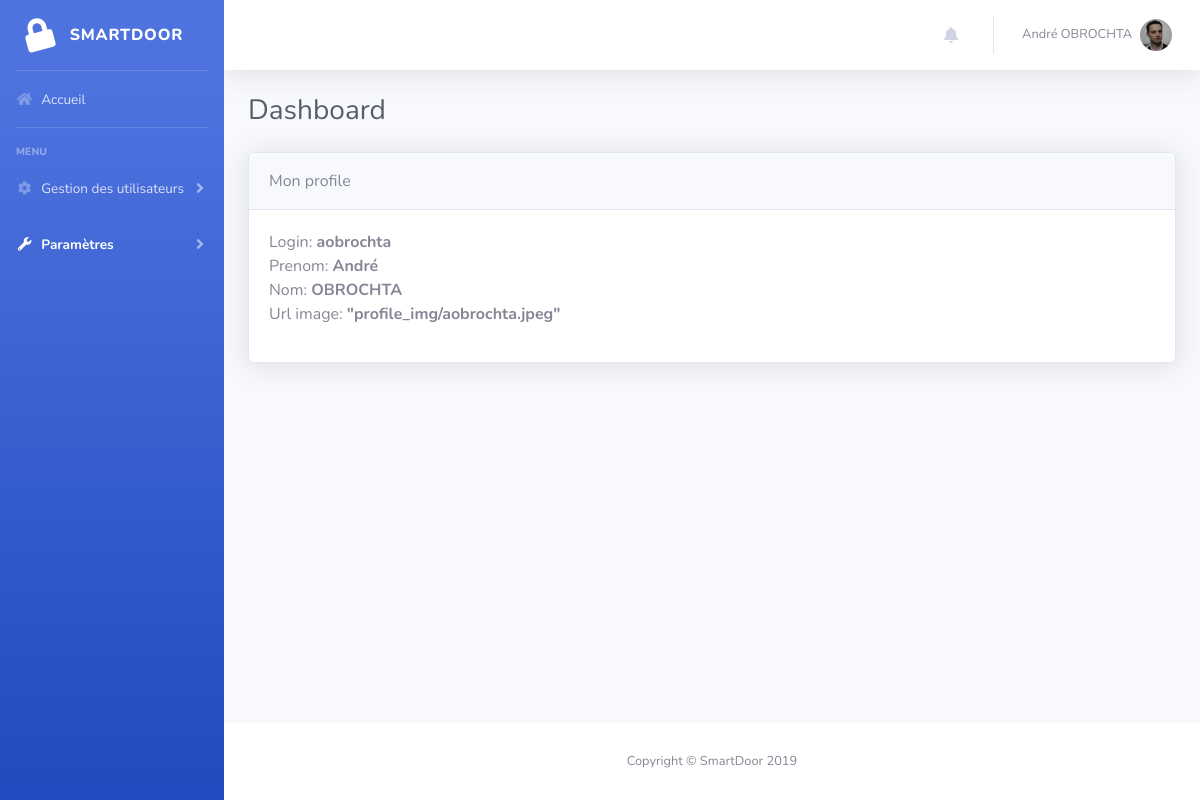
The app's page /web_app/smartdoor/administration/profile.php (signed in) with its own data.
### tables this page shows
CREATE TABLE `users` (
  `id` int(10) NOT NULL,
  `username` varchar(50) NOT NULL,
  `password` varchar(255) NOT NULL,
  `prenom` varchar(255) NOT NULL,
  `nom` varchar(255) NOT NULL,
  `img_url` varchar(255) NOT NULL,
  `notification` int(10) NOT NULL DEFAULT '0'
);

### web_app/smartdoor/include/global.php (called while the page is built, shortened)
<?php
$pseudo = $_SESSION['username'];
$query=$pdo->prepare("SELECT * FROM users WHERE username = '".$pseudo."' LIMIT 1");
$query->execute();
$row = $query->rowCount();
if($row > 0)
{
	$user = $query->fetch(PDO::FETCH_ASSOC); PDO::FETCH_ASSOC;
}
else
{
	session_unset();
	session_destroy();
	header('Location: /index.php');
	exit();
}
?>

### web_app/smartdoor/administration/profile.php (the view)
<?php
  include "include/config.php";
  include $_SERVER["DOCUMENT_ROOT"]."/".$folder_path."/include/mysql.php";
  include $_SERVER["DOCUMENT_ROOT"]."/".$folder_path."/include/global.php";
  $current_page = 2;
?>
<?php include "include/navbar.php"; ?>
        <div class="container-fluid">
          <div class="d-sm-flex align-items-center justify-content-between mb-4">
            <h1 class="h3 mb-0 text-gray-800">Dashboard</h1>
          </div>
          <div class="card shadow mb-4">
            <div class="card-header py-3">
              Mon profile
            </div>
            <div class="card-body">
              <p>
                Login: <b><?php echo $user['username']; ?></b><br>
                Prenom: <b><?php echo $user['prenom']; ?></b><br>
                Nom: <b><?php echo $user['nom']; ?></b><br>
                Url image: <b>"<?php echo $user['img_url']; ?>"</b>
              </p>
            </div>
          </div>
        </div>
      </div>
<?php include "include/footer.php"; ?>

### web_app/smartdoor/administration/include/navbar.php (shortened to what this page needs)
<!DOCTYPE html>
<html lang="fr">
<head>
  <link href="vendor/fontawesome-free/css/all.min.css" rel="stylesheet" type="text/css">
  <link href="css/sb-admin-2.min.css" rel="stylesheet">
</head>
<body id="page-top">
  <div id="wrapper">
    <ul class="navbar-nav bg-gradient-primary sidebar sidebar-dark accordion" id="accordionSidebar">
      <a class="sidebar-brand d-flex align-items-center justify-content-center" href="index.php">
        <div class="sidebar-brand-icon rotate-n-15">
          <i class="fas fa-lock"></i>
        </div>
        <div class="sidebar-brand-text mx-3">SmartDoor</div>
      </a>
      <hr class="sidebar-divider my-0">
      <li class="nav-item <?php if($current_page==0) { ?> active <?php } ?>">
        <a class="nav-link" href="index.php">
          <i class="fas fa-fw fa-home"></i>
          <span>Accueil</span></a>
      </li>
      <hr class="sidebar-divider">
      <div class="sidebar-heading">
        Menu
      </div>
      <li class="nav-item <?php if($current_page==1) { ?> active <?php } ?>">
        <a class="nav-link collapsed" href="#" data-toggle="collapse" data-target="#collapseTwo" aria-expanded="true" aria-controls="collapseTwo">
          <i class="fas fa-fw fa-cog"></i>
          <span>Gestion des utilisateurs</span>
        </a>
      </li>
      <li class="nav-item <?php if($current_page==2) { ?> active <?php } ?>">
        <a class="nav-link collapsed" href="#" data-toggle="collapse" data-target="#collapseUtilities" aria-expanded="true" aria-controls="collapseUtilities">
          <i class="fas fa-fw fa-wrench"></i>
          <span>Paramètres</span>
        </a>
      </li>
    </ul>
    <div id="content-wrapper" class="d-flex flex-column">
      <div id="content">
        <nav class="navbar navbar-expand navbar-light bg-white topbar mb-4 static-top shadow">
          <ul class="navbar-nav ml-auto">
            <li class="nav-item dropdown no-arrow mx-1">
              <a class="nav-link dropdown-toggle" href="#" id="alertsDropdown" role="button" data-toggle="dropdown" aria-haspopup="true" aria-expanded="false" onclick="update_notification()">
                <i class="fas fa-bell fa-fw"></i>
              </a>
            </li>
            <li class="nav-item dropdown no-arrow">
              <a class="nav-link dropdown-toggle" href="#" id="userDropdown" role="button" data-toggle="dropdown" aria-haspopup="true" aria-expanded="false">
                <span class="mr-2 d-none d-lg-inline text-gray-600 small"><?php echo $user['prenom']." ".$user['nom']; ?></span>
                <img class="img-profile rounded-circle" src="<?php echo $user['img_url']; ?>">
              </a>
            </li>
          </ul>
        </nav>

### records on screen
users: prenom "André", nom "OBROCHTA", img_url (picture), username "aobrochta", img_url "profile_img/aobrochta.jpeg"
